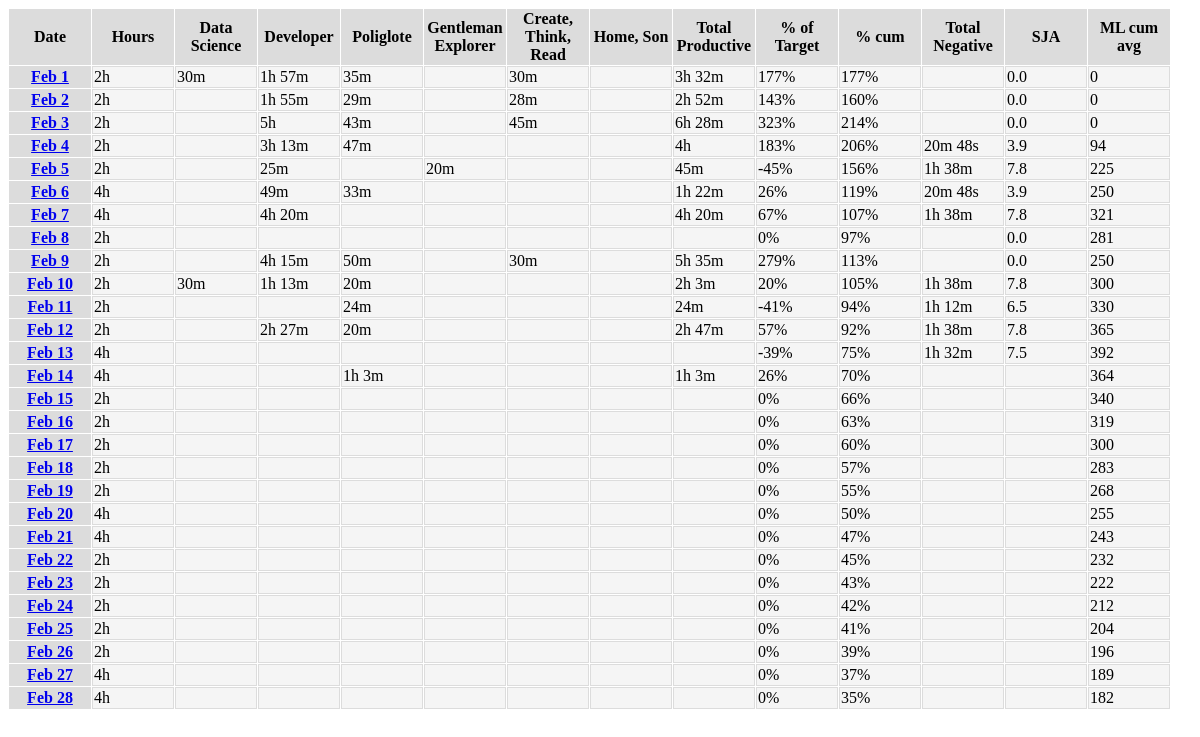
The page / on the database its author committed.
### mymonth/models.py (models this page shows, shortened)
class Days(db.Model):
    id = db.Column(db.Date, primary_key = True)
    ds = db.Column(db.Interval)   # Data Science
    dev = db.Column(db.Interval)  # Developer
    pol = db.Column(db.Interval)  # Poliglote
    ge = db.Column(db.Interval)   # Gentleman Explorer
    crt = db.Column(db.Interval)  # Create Read Think
    hs = db.Column(db.Interval)   # Home Son
    alk = db.Column(db.Float)     # Alko

### mymonth/routes.py (the view)
@app.route('/')
def home():
    month_start, month_end, month_all_days = get_month_days(REF_DATE)
    days = Days.query.filter(Days.id >= month_start).filter(Days.id <= month_end).all()
    days_in_db = [day.id for day in days]
    for day_index in month_all_days:
        if day_index not in days_in_db:
            db.session.add(Days(id=day_index))
        db.session.commit()
    days = Days.query.filter(Days.id >= month_start).filter(Days.id <= month_end).all()
    cum_TargetHours = timedelta()
    cum_TotalProductive = timedelta()
    cum_TotalNegative = timedelta()
    cum_alk = 0
    for i, day in enumerate(days, start=1):
        day.s_TargetHours = get_target_productive_hours_per_day(day.id)
        day.s_TotalProductive = timedelta(seconds=0)
        for col in ['ds', 'dev', 'pol', 'ge', 'crt', 'hs']:
            value = getattr(day, col)
            if value is not None:
                day.s_TotalProductive += value
        day.s_TotalNegative = timedelta(seconds=0)
        if day.alk is not None:
            day.s_TotalNegative = max(day.alk - 2.86, 0)*timedelta(minutes=20)
            cum_alk += day.alk
        day.s_PercOfTarget = (day.s_TotalProductive - day.s_TotalNegative) / day.s_TargetHours
        cum_TargetHours += day.s_TargetHours
        cum_TotalProductive += day.s_TotalProductive
        cum_TotalNegative += day.s_TotalNegative
        day.cum_PercOfTarget = (cum_TotalProductive - cum_TotalNegative) / cum_TargetHours
        day.cum_alk = (cum_alk / i) / 7.8 * 750
    return render_template('home.html', days=days, f_string_from_duration=string_from_duration, f_string_from_float=string_from_float)

### mymonth/utils.py (called while the page is built)
def get_month_days(reference_date):
    first_day = date(year=reference_date.year, month=reference_date.month, day=1)
    last_day = date(year=reference_date.year, month=reference_date.month, day=monthrange(year=reference_date.year, month=reference_date.month)[1])
    days_in_month = (last_day - first_day).days + 2
    all_days = [date(year=first_day.year, month=first_day.month, day=day) for day in range(1, days_in_month)]
    return first_day, last_day, all_days

def string_from_duration(x):
    if isinstance(x, datetime):
        x = x - datetime(1970, 1, 1)
    if x is None or x is NaT or x.total_seconds() == 0:
        return ''
    total_seconds = x.total_seconds()
    days = total_seconds // 86400
    total_seconds -= days * 86400
    hours = total_seconds // 3600
    total_seconds -= hours * 3600
    minutes = total_seconds // 60
    total_seconds -= minutes * 60
    seconds = total_seconds
    duration_items = [(days, 'd'), (hours, 'h'), (minutes, 'm'), (seconds, 's')]
    non_zero_items = 0
    for item in duration_items:
        if item[0] != 0:
            non_zero_items += 1
    if non_zero_items > 2:
        duration_items.pop(-1)
    outcome = ''
    for item in duration_items:
        if item[0] != 0:
            outcome += f'{int(item[0])}{item[1]} '
    return outcome[:-1]

def string_from_float(x):
    outcome = x
    if x is None:
        outcome = ''
    return outcome

def get_target_productive_hours_per_day(input_date):
    weekday_nb = input_date.weekday()
    dict_productive_hours_per_weekday = {0: 2, 1: 2, 2: 2, 3: 2, 4: 2, 5: 4, 6: 4}
    return timedelta(hours=dict_productive_hours_per_weekday.get(weekday_nb))

### mymonth/templates/home.html
{% extends "layout.html" %}
{% block content %}
<table>
    <tr>
        <th>Date</th>
        <th>Hours</th>
        <th>Data Science</th>
        <th>Developer</th>
        <th>Poliglote</th>
        <th>Gentleman Explorer</th>
        <th>Create, Think, Read</th>
        <th>Home, Son</th>
        <th>Total Productive</th>
        <th>% of Target</th>
        <th>% cum</th>
        <th>Total Negative</th>
        <th>SJA</th>
        <th>ML cum avg</th>
    </tr>
{% for day in days %}
    <tr>
        <th><a href="{{url_for('edit_day', id_day=day.id) }}">{{ day.id.strftime('%b %e') }}</a></th>
        <td>{{ f_string_from_duration(day.s_TargetHours) }}</td>
        <td>{{ f_string_from_duration(day.ds) }}</td>
        <td>{{ f_string_from_duration(day.dev) }}</td>
        <td>{{ f_string_from_duration(day.pol) }}</td>
        <td>{{ f_string_from_duration(day.ge) }}</td>
        <td>{{ f_string_from_duration(day.crt) }}</td>
        <td>{{ f_string_from_duration(day.hs) }}</td>
        <td>{{ f_string_from_duration(day.s_TotalProductive) }}</td>
        <td>{{ '{:0.0%}'.format(day.s_PercOfTarget) }}</td>
        <td>{{ '{:0.0%}'.format(day.cum_PercOfTarget) }}</td>
        <td>{{ f_string_from_duration(day.s_TotalNegative) }}</td>
        <td>{{ f_string_from_float(day.alk) }}</td>
        <td>{{ '{:0,.0f}'.format(day.cum_alk) }}</td>
    </tr>
{% endfor %}
</table>
{% endblock content %}

### mymonth/static/styles.css (style rules this page uses)
table { border-spacing: 1px; }
td { background-color: whitesmoke; border: 1px solid gainsboro; }
th { background-color: gainsboro; width: 80px; }

### rows shown on the page
Days: id "Feb 1", f_string_from_duration "2h", ds "30m", dev "1h 57m", pol "35m", crt "30m", f_string_from_duration "3h 32m", s_PercOfTarget "177%", cum_PercOfTarget "177%", alk "0.0", cum_alk "0"
Days: id "Feb 2", f_string_from_duration "2h", dev "1h 55m", pol "29m", crt "28m", f_string_from_duration "2h 52m", s_PercOfTarget "143%", cum_PercOfTarget "160%", alk "0.0", cum_alk "0"
Days: id "Feb 3", f_string_from_duration "2h", dev "5h", pol "43m", crt "45m", f_string_from_duration "6h 28m", s_PercOfTarget "323%", cum_PercOfTarget "214%", alk "0.0", cum_alk "0"
Days: id "Feb 4", f_string_from_duration "2h", dev "3h 13m", pol "47m", f_string_from_duration "4h", s_PercOfTarget "183%", cum_PercOfTarget "206%", f_string_from_duration "20m 48s", alk "3.9", cum_alk "94"
Days: id "Feb 5", f_string_from_duration "2h", dev "25m", ge "20m", f_string_from_duration "45m", s_PercOfTarget "-45%", cum_PercOfTarget "156%", f_string_from_duration "1h 38m", alk "7.8", cum_alk "225"
Days: id "Feb 6", f_string_from_duration "4h", dev "49m", pol "33m", f_string_from_duration "1h 22m", s_PercOfTarget "26%", cum_PercOfTarget "119%", f_string_from_duration "20m 48s", alk "3.9", cum_alk "250"
Days: id "Feb 7", f_string_from_duration "4h", dev "4h 20m", f_string_from_duration "4h 20m", s_PercOfTarget "67%", cum_PercOfTarget "107%", f_string_from_duration "1h 38m", alk "7.8", cum_alk "321"
Days: id "Feb 8", f_string_from_duration "2h", s_PercOfTarget "0%", cum_PercOfTarget "97%", alk "0.0", cum_alk "281"
Days: id "Feb 9", f_string_from_duration "2h", dev "4h 15m", pol "50m", crt "30m", f_string_from_duration "5h 35m", s_PercOfTarget "279%", cum_PercOfTarget "113%", alk "0.0", cum_alk "250"
Days: id "Feb 10", f_string_from_duration "2h", ds "30m", dev "1h 13m", pol "20m", f_string_from_duration "2h 3m", s_PercOfTarget "20%", cum_PercOfTarget "105%", f_string_from_duration "1h 38m", alk "7.8", cum_alk "300"
Days: id "Feb 11", f_string_from_duration "2h", pol "24m", f_string_from_duration "24m", s_PercOfTarget "-41%", cum_PercOfTarget "94%", f_string_from_duration "1h 12m", alk "6.5", cum_alk "330"
Days: id "Feb 12", f_string_from_duration "2h", dev "2h 27m", pol "20m", f_string_from_duration "2h 47m", s_PercOfTarget "57%", cum_PercOfTarget "92%", f_string_from_duration "1h 38m", alk "7.8", cum_alk "365"
Days: id "Feb 13", f_string_from_duration "4h", s_PercOfTarget "-39%", cum_PercOfTarget "75%", f_string_from_duration "1h 32m", alk "7.5", cum_alk "392"
Days: id "Feb 14", f_string_from_duration "4h", pol "1h 3m", f_string_from_duration "1h 3m", s_PercOfTarget "26%", cum_PercOfTarget "70%", cum_alk "364"
Days: id "Feb 15", f_string_from_duration "2h", s_PercOfTarget "0%", cum_PercOfTarget "66%", cum_alk "340"
Days: id "Feb 16", f_string_from_duration "2h", s_PercOfTarget "0%", cum_PercOfTarget "63%", cum_alk "319"
Days: id "Feb 17", f_string_from_duration "2h", s_PercOfTarget "0%", cum_PercOfTarget "60%", cum_alk "300"
Days: id "Feb 18", f_string_from_duration "2h", s_PercOfTarget "0%", cum_PercOfTarget "57%", cum_alk "283"
Days: id "Feb 19", f_string_from_duration "2h", s_PercOfTarget "0%", cum_PercOfTarget "55%", cum_alk "268"
Days: id "Feb 20", f_string_from_duration "4h", s_PercOfTarget "0%", cum_PercOfTarget "50%", cum_alk "255"
Days: id "Feb 21", f_string_from_duration "4h", s_PercOfTarget "0%", cum_PercOfTarget "47%", cum_alk "243"
Days: id "Feb 22", f_string_from_duration "2h", s_PercOfTarget "0%", cum_PercOfTarget "45%", cum_alk "232"
Days: id "Feb 23", f_string_from_duration "2h", s_PercOfTarget "0%", cum_PercOfTarget "43%", cum_alk "222"
Days: id "Feb 24", f_string_from_duration "2h", s_PercOfTarget "0%", cum_PercOfTarget "42%", cum_alk "212"
Days: id "Feb 25", f_string_from_duration "2h", s_PercOfTarget "0%", cum_PercOfTarget "41%", cum_alk "204"
Days: id "Feb 26", f_string_from_duration "2h", s_PercOfTarget "0%", cum_PercOfTarget "39%", cum_alk "196"
Days: id "Feb 27", f_string_from_duration "4h", s_PercOfTarget "0%", cum_PercOfTarget "37%", cum_alk "189"
Days: id "Feb 28", f_string_from_duration "4h", s_PercOfTarget "0%", cum_PercOfTarget "35%", cum_alk "182"
